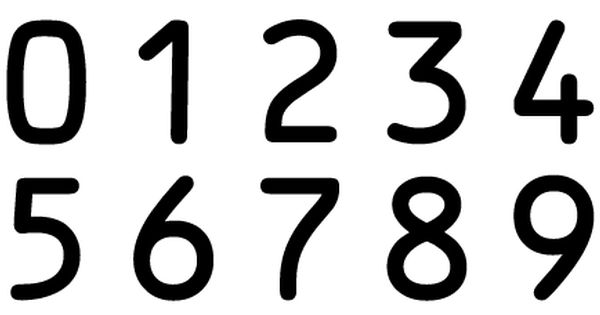
#> input picture ocr-b.jpg, 600 x 315 px; its folder holds only this picture in this run
$ python -i __init__.py   (imports and definitions only)
#> lines starting #> are read from the running program, lines starting #| are printed output that depends on the picture; after the words box and inside, x2 and y2 are one past the last pixel; in counts of white or black regions, pixels touching at a corner belong together
#> further down, picture is the input picture: shape (315, 600, 3); min 0, max 255, mean 200.2
from __future__ import print_function
import cv2
import pytesseract
import os
import numpy as np
import copy
from google.cloud import vision
import os
import io
import cv2


os.environ["GOOGLE_APPLICATION_CREDENTIALS"] = "C:\\Users\\Rawan\\OneDrive\\Documents\\University\\Thesis\\key.json"

#pytesseract.pytesseract.tesseract_cmd = 'C:\\Program Files (x86)\\Tesseract-OCR\\tesseract.exe'

start = [51, '1600828825489']
end = [749, '1600828837109']
filepath = 'Data Collection\\output_screenshots\\test14a_frames'


def write_to_file(header, line1, line2):
    f = open("ocr_output.txt", "a+")
    f.write(header +"\n")
    f.write("Before Renaming: ")
    f.write(str(line1) +"\n")
    f.write("After Renaming: ")
    f.write(str(line2) +"\n")

#preprocess image to get better ocr reading
def preprocess(img):
    # preprocessing image
    img = cv2.rotate(img, cv2.ROTATE_90_CLOCKWISE)
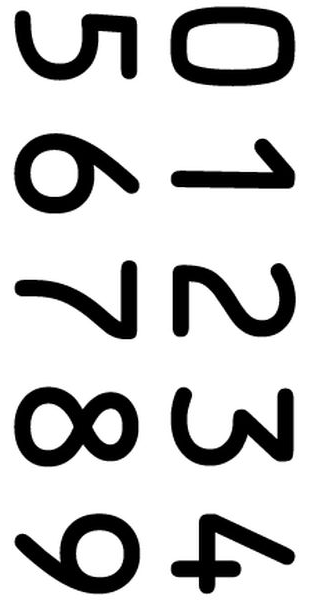
#> img: shape (600, 315, 3); min 0, max 255, mean 200.2
    img = crop_bottom_half(img)
#> in crop_bottom_half, `cropped_img = image[0 :int(image.shape[0]/3)]`:
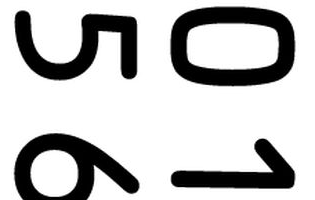
#> cropped_img: shape (200, 315, 3); min 0, max 255, mean 193.5

    # Make HSV and extract S, i.e. Saturation
    hsv = cv2.cvtColor(img, cv2.COLOR_BGR2HSV)
#> hsv: shape (200, 315, 3); mean H, S, V 0, 0, 193.5
    s = hsv[:, :, 1]
#> s: shape (200, 315); every value is 0

    # Make greyscale version and inverted, thresholded greyscale version
    gr = cv2.cvtColor(img, cv2.COLOR_BGR2GRAY)
    _, grinv = cv2.threshold(gr, 127, 255, cv2.THRESH_BINARY_INV)
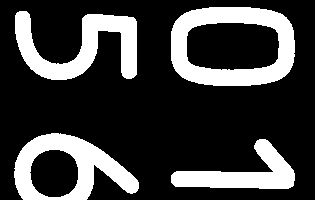
#> grinv: shape (200, 315); 24.1% white; 4 white regions, box (x1, y1, x2, y2) and area: (171, 7, 295, 86) 4879, (15, 11, 137, 80) 3847, (14, 133, 139, 200) 3792, (171, 139, 295, 189) 2651

    # Find row numbers of rows with colour in them
    meanSatByRow = np.mean(s, axis=1)
#> meanSatByRow = 200 values from 0 to 0
    rows = np.where(meanSatByRow > 50)
#> rows = (empty array,)

    # Replace selected rows with those from the inverted, thresholded image
    gr[rows] = grinv[rows]
    img = gr

    cv2.medianBlur(img, 5)
    cv2.threshold(img, 0, 255, cv2.THRESH_BINARY + cv2.THRESH_OTSU)[1]
    kernel = np.ones((5, 5), np.uint8)
    cv2.dilate(img, kernel, iterations=1)
    kernel = np.ones((5, 5), np.uint8)
    cv2.erode(img, kernel, iterations=1)
    kernel = np.ones((5, 5), np.uint8)
    cv2.morphologyEx(img, cv2.MORPH_OPEN, kernel)
    cv2.Canny(img, 100, 200)
    sharpen_kernel = np.array([[-1, -1, -1], [-1, 9, -1], [-1, -1, -1]])
    img = cv2.filter2D(img, -1, sharpen_kernel)
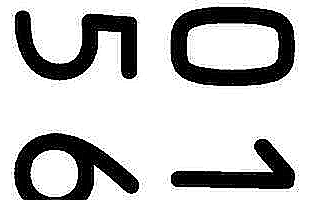
#> img: shape (200, 315); min 0, max 255, mean 193.6

    # resizing image
    scale_percent = 150
    width = int(img.shape[1] * scale_percent / 100)
#> width = 472
    height = int(img.shape[0] * scale_percent / 100)
#> height = 300
    dsize = (width, height)
#> dsize = (472, 300)
    img = cv2.resize(img, dsize)
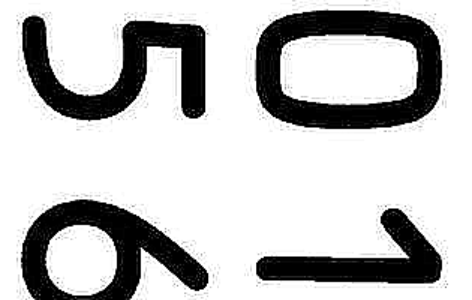
#> img: shape (300, 472); min 0, max 255, mean 193.6

#> (the run stopped early here; a loop or call above may not have finished)
